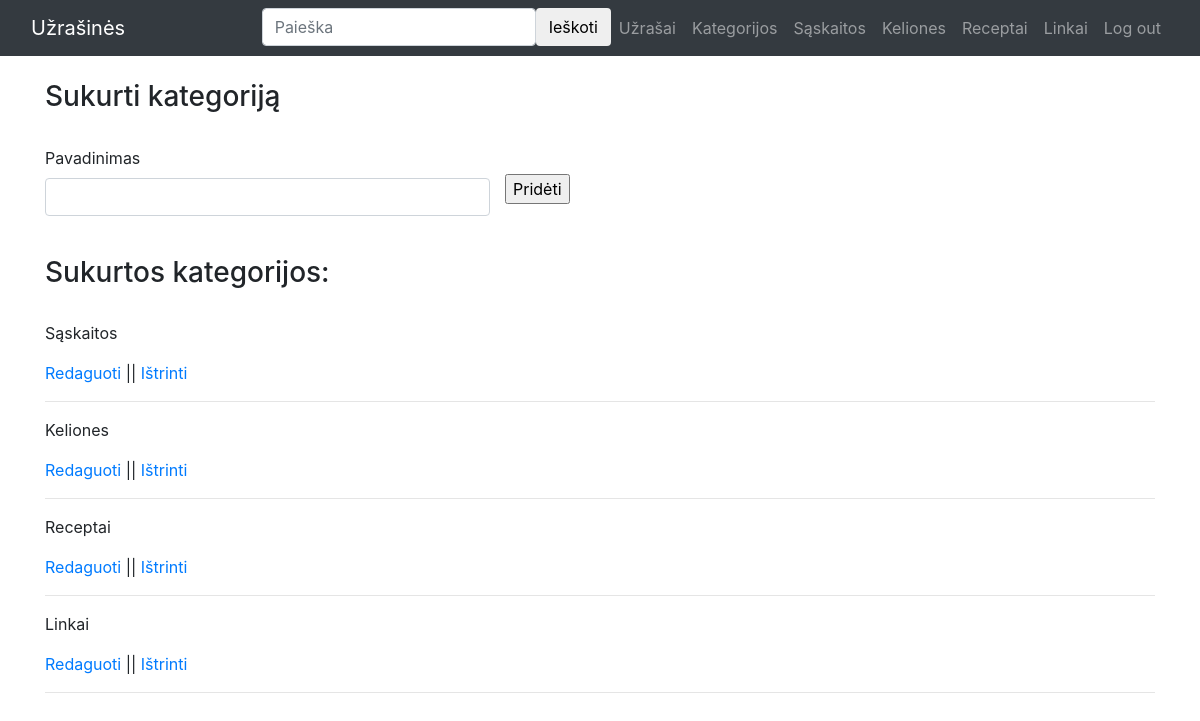
/category (signed in), run on the app's committed database.
### app.py (models this page shows)
class Category(db.Model):
    __tablename__ = "categories"
    id = db.Column(db.Integer, primary_key=True)
    name = db.Column("Name", db.String(20), nullable=False)
    user_id = db.Column(db.Integer, db.ForeignKey("user.id"))
    user = db.relationship("User", lazy=True)
    notes = db.relationship("Note", secondary=notes_categories, back_populates="categories")

### app.py (the view, shortened to what this page needs)
@app.route('/category', methods=['GET', 'POST'])
@login_required
def category():
    categories = Category.query.filter_by(user_id=current_user.id).all()
    forma = forms.CategoryForm()
    return render_template('category.html', form=forma, categories=categories)

### forms.py
class CategoryForm(FlaskForm):
    name = StringField('Pavadinimas', [DataRequired()])
    submit = SubmitField('Pridėti')

class SearchForm(FlaskForm):
    searched = StringField('Paieška', [DataRequired()])
    submit = SubmitField('Ieškoti')

### app.py (called while the page is built)
@login_manager.user_loader
def load_user(user_id):
    return User.query.get(int(user_id))

@app.context_processor
def base():
    form = forms.SearchForm()
    return dict(form = form)

### templates/category.html (shortened to what this page needs)
{% extends "base.html" %} {% block content %}
<h3>Sukurti kategoriją</h3>
<br />
<form class="row gx-3 gy-2 align-items-center" method="post" action="#" >
    <div class="form-group col-sm-5">
      {{ form.name.label(class="form-control-label") }} {{
      form.name(class="form-control ") }}
    </div>
    <br />
    {{ form.submit }}
  </form>
<br>
<h3>Sukurtos kategorijos:</h3>
<br>
  {% for category in categories %}
  <p>{{category.name}}</p>
  <a  href="{{ url_for('edit_category', id=category['id']) }}">Redaguoti</a> ||
  <a  href="{{ url_for('delete_category', id=category['id']) }}">Ištrinti</a>
  <hr />
  {% endfor %}
{% endblock %}

### templates/base.html (shortened to what this page needs)
<!DOCTYPE html>
<html lang="en">
<head>
    <link
    rel="stylesheet"
    href="https://stackpath.bootstrapcdn.com/bootstrap/4.1.3/css/bootstrap.min.css"
  />
</head>
<body>
<nav class="navbar navbar-expand-lg navbar-dark bg-dark static-top">
    <div class="container-fluid">
        <a class="navbar-brand" href="/register">Užrašinės</a>
        <div class="collapse navbar-collapse" id="navbarResponsive">
            <ul class="navbar-nav ml-auto">
                {% if current_user.is_authenticated %}
                <li>
                    <form action = "{{ url_for('search') }}" method="POST" class="d-flex ">
                    <input name="searched" class="form-control" type="text" placeholder="Paieška">
                    <button class="btn btn-outline-white" type="submit">Ieškoti</button>
                    </form>
                </li>
                <li class="nav-item"><a class="nav-link" href="/note">Užrašai</a></li>
                <li class="nav-item"><a class="nav-link" href="/category">Kategorijos</a></li>
                {% for category in categories %}
                    <li class="nav-item">
                      <a class="nav-link" href="/filter?category={{ category.id }}">{{ category.name }}</a>
                    </li>
                    {% endfor %}
                <li class="nav-item">
                    <a class="nav-link" href="/logout">Log out</a>
                </li>
                {% endif %}
            </ul>
        </div>
    </div>
</nav>
    <div class="container">
        <br />
         {% block content %} {% endblock %}
    </div>
</body>
</html>

### data on the page
Category: name "Sąskaitos"
Category: name "Keliones"
Category: name "Receptai"
Category: name "Linkai"
